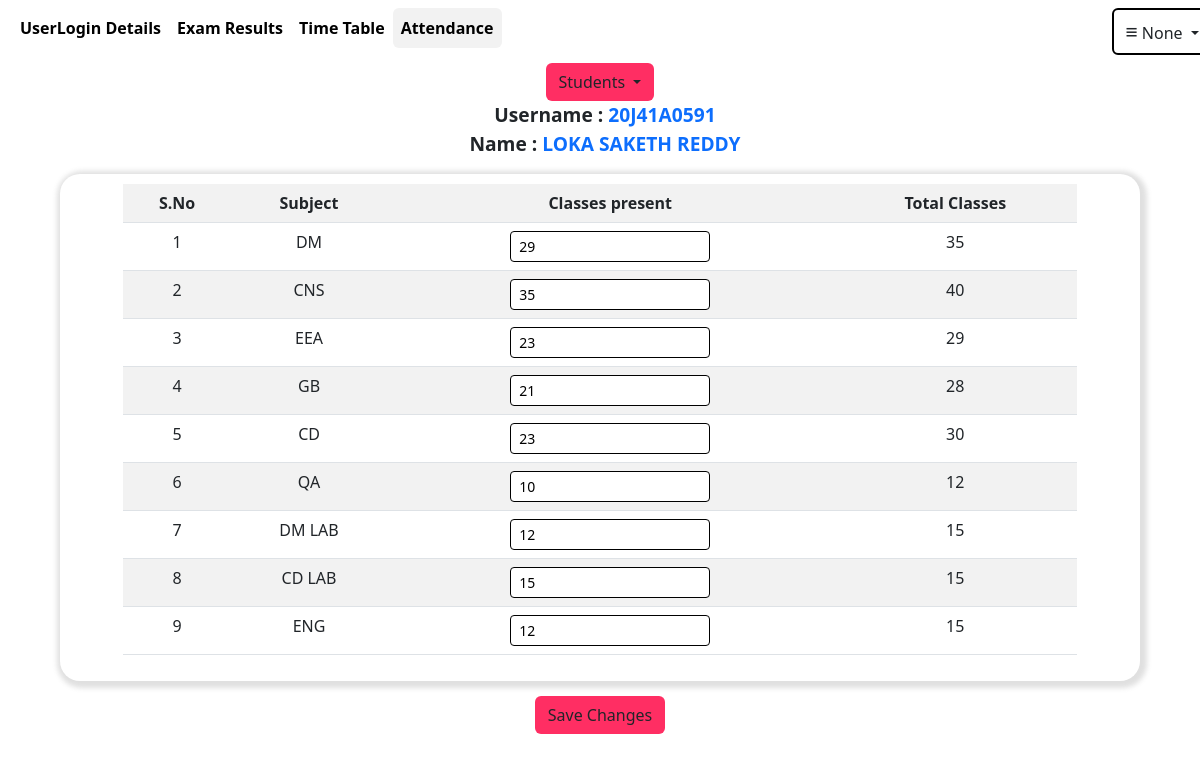
The page /edituserattendance/20J41A0591 on the database its author committed.
### user/models.py (models this page shows, shortened)
class LoginDetails(models.Model):
    username=models.CharField(max_length=20,primary_key=True)
    password=models.CharField(max_length=20)
    name=models.CharField(max_length=100)
    usertype=models.CharField(max_length=30,default="usertype")
    dept=models.CharField(max_length=30,default="department")

class Attendance(models.Model):
    username=models.ForeignKey(LoginDetails,on_delete=models.CASCADE)
    DM=models.IntegerField(default=0)
    CNS=models.IntegerField(default=0)
    EEA=models.IntegerField(default=0)
    GB=models.IntegerField(default=0)
    CD=models.IntegerField(default=0)
    QA=models.IntegerField(default=0)
    DM_LAB=models.IntegerField(default=0)
    CD_LAB=models.IntegerField(default=0)
    ENG_LAB=models.IntegerField(default=0)

class TotalAttendance(models.Model):
    Dept=models.CharField(max_length=20,default="",primary_key=True)
    DM_TOTAL=models.IntegerField(default=0)
    CNS_TOTAL=models.IntegerField(default=0)
    EEA_TOTAL=models.IntegerField(default=0)
    GB_TOTAL=models.IntegerField(default=0)
    CD_TOTAL=models.IntegerField(default=0)
    QA_TOTAL=models.IntegerField(default=0)
    DM_LAB_TOTAL=models.IntegerField(default=0)
    CD_LAB_TOTAL=models.IntegerField(default=0)
    ENG_LAB_TOTAL=models.IntegerField(default=0)

### user/views.py (the view, shortened to what this page needs)
# urls.py: path('edituserattendance/<str:pk>',views.edituserattendance,name="edituserattendance"),
def edituserattendance(request,pk):
    users=LoginDetails.objects.filter(usertype="Student").order_by('username')
    total=TotalAttendance.objects.get(Dept="CSE")
    user=LoginDetails.objects.get(username=pk)
    try:
        attendance=Attendance.objects.get(username=user)
    except:
        attendance=Attendance.objects.create(username=user)
    return render(request,'edituserattendance.html',{'stu':user,'pk':pk,'users':users,'attendance':attendance,'total':total,'uname':request.session.get('uname'),'name':request.session.get('name')})

### user/templates/edituserattendance.html (shortened to what this page needs)
{% extends 'edit_attendance.html'%}
{% block cont%}
<form action='/edituserattendance/{{pk}}' method='post'>
    <center>
        <b><span style="font-size:120%;margin-left:10px;">Username : <span style="color:#0d6efd;">{{stu.username}}</span></span><br></b>
        <b><span style="font-size:120%;margin-left:10px;">Name : <span style="color:#0d6efd;">{{stu.name}}</span></span><br></b>
<div class="box">
<table class="table tabe table-striped" >
    <tr>
        <th>S.No</th><th>Subject</th><th>Classes present</th><th>Total Classes</th>
    </tr>
    <tr>
        <td>1</td>
        <td>DM</td>
        <td><input class="input form-control-sm"name="dm"type="number" value={{attendance.DM}}></td>
        <td>{{total.DM_TOTAL}}</td>
    </tr>
    <tr>
        <td>2</td>
        <td>CNS</td>
        <td><input class="input form-control-sm"name="cns"type="number" value={{attendance.CNS}}></td>
        <td>{{total.CNS_TOTAL}}</td>
    </tr>
    <tr>
        <td>3</td>
        <td>EEA</td>
        <td><input class="input form-control-sm"name="eea"type="number" value={{attendance.EEA}}></td>
        <td>{{total.EEA_TOTAL}}</td>
    </tr>
    <tr>
        <td>4</td>
        <td>GB</td>
        <td><input class="input form-control-sm"name="gb"type="number" value={{attendance.GB}}></td>
        <td>{{total.GB_TOTAL}}</td>
    </tr>
    <tr>
        <td>5</td>
        <td>CD</td>
        <td><input class="input form-control-sm"name="cd"type="number" value={{attendance.CD}}></td>
        <td>{{total.CD_TOTAL}}</td>
    </tr>
    <tr>
        <td>6</td>
        <td>QA</td>
        <td><input class="input form-control-sm"name="qa"type="number" value={{attendance.QA}}></td>
        <td>{{total.QA_TOTAL}}</td>
    </tr>
    <tr>
        <td>7</td>
        <td>DM LAB</td>
        <td><input class="input form-control-sm"name="dm_lab"type="number" value={{attendance.DM_LAB}}></td>
        <td>{{total.DM_LAB_TOTAL}}</td>
    </tr>
    <tr>
        <td>8</td>
        <td>CD LAB</td>
        <td><input class="input form-control-sm"name="cd_lab"type="number" value={{attendance.CD_LAB}}></td>
        <td>{{total.CD_LAB_TOTAL}}</td>
    </tr>
    <tr>
        <td>9</td>
        <td>ENG</td>
        <td><input class="input form-control-sm"name="eng_lab"type="number" value={{attendance.ENG_LAB}}></td>
        <td>{{total.ENG_LAB_TOTAL}}</td>
    </tr>
</table>
</div>
</center>
<center><button class="btn" style="background-color:#ff2e63;">Save Changes</button></center>
</form>
{% endblock%}

### user/templates/edit_attendance.html (style rules this page uses)
.input { border:1px solid black; display:inline-block; width:200px; }
.box { width:90vw; margin:15px 0px 15px 0px; padding:10px; border-radius:20px; box-shadow:rgba(99,99,99,.2)2px 2px 5px 5px; }
.tabe { width:90%; border-radius:20px; }

### rows shown on the page
LoginDetails: username "20J41A0591", name "LOKA SAKETH REDDY"
Attendance: dm "29", cns "35", eea "23", gb "21", cd "23", qa "10", dm_lab "12", cd_lab "15", eng_lab "12"
TotalAttendance: DM_TOTAL "35", CNS_TOTAL "40", EEA_TOTAL "29", GB_TOTAL "28", CD_TOTAL "30", QA_TOTAL "12", DM_LAB_TOTAL "15", CD_LAB_TOTAL "15", ENG_LAB_TOTAL "15"

### other values the page prints
{{ uname }} "None"
